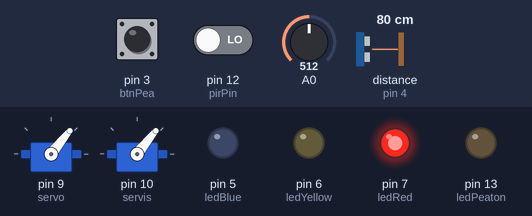
This sketch was run on a simulated Arduino Uno, built with avr-gcc and run on an emulated ATmega328P. On the bench: 2 × servo, output pins drawn as LEDs (lit = HIGH). The inputs (shaded band) are chosen by the test bench; at power-on: pin 3 (btnPea) HIGH, A0 = 512, distance to the obstacle (sensor on pin 4) 80 cm, pin 12 (pirPin) LOW.

Above: at 1.2 s.
1.3 s: pin 3 (btnPea) pulled LOW for 0.15 s
At 2.1 s:
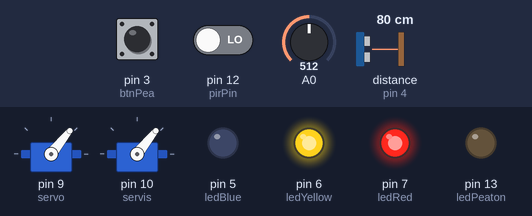
At 3.3 s:
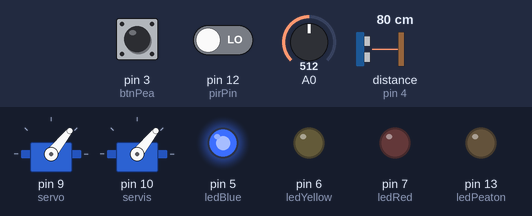
4.4 s: A0 set to 716
7.4 s: distance to the obstacle (sensor on pin 4) set to 2 cm
10.4 s: distance to the obstacle (sensor on pin 4) set to 14 cm
12.8 s: distance to the obstacle (sensor on pin 4) set to 17 cm
At 15.0 s:
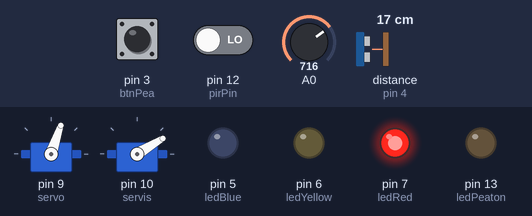
15.3 s: pin 12 (pirPin) driven HIGH
At 16.7 s:
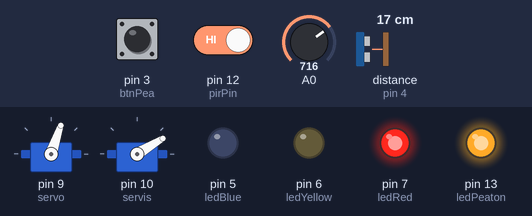
Timing chart, 0 to 17.8 s (numbered marks = the images above; inputs shaded):
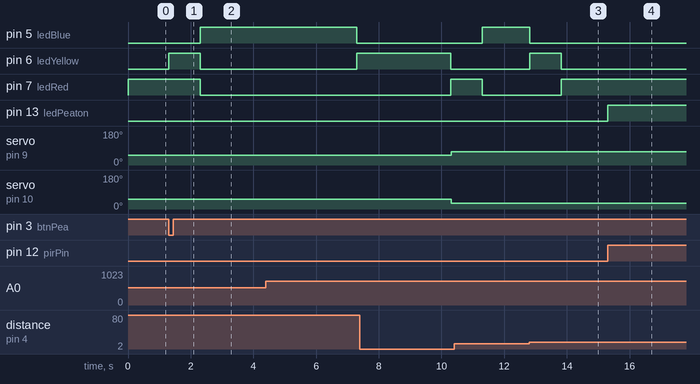

Measured:
- after the input at 1.3 s, pin 5 (ledBlue): LOW → HIGH after 1.0 s; pin 6 (ledYellow): LOW → HIGH at once, → LOW 1.0 s later; pin 7 (ledRed): HIGH → LOW after 1.0 s
- after the input at 12.8 s, pin 5 (ledBlue): HIGH → LOW at once; pin 6 (ledYellow): LOW → HIGH at once, → LOW 1.0 s later; pin 7 (ledRed): LOW → HIGH after 1.0 s
- after the input at 15.3 s, pin 13 (ledPeaton): LOW → HIGH at once

The sketch:

Semaforo_dinamico.ino
```cpp
#include <NewPing.h>

#include <Servo.h>

Servo servo;
Servo servis;

int pirPin = 12;

//Foquito peaton
int ledPeaton = 13;


NewPing sonar (4, 4, 15); //pin 4en ambos, 15 cm de distancia maxima
int btnPea = 3,
    prox = 4,
    ledRed = 7,
    ledBlue = 5,
    ledYellow = 6;
void setup() {
  Serial.begin(9600);

  //Codigo del pir
  pinMode(pirPin, INPUT);
  //Foquito peaton
  pinMode(ledPeaton, OUTPUT);
  servo.attach(9);
  servis.attach(10);

  // put your setup code here, to run once:
  pinMode(btnPea, INPUT_PULLUP);
  pinMode(prox, INPUT);
  pinMode(ledBlue, OUTPUT);
  pinMode(ledRed, OUTPUT);
  pinMode(ledYellow, OUTPUT);

}

void loop() {

  servo.write(analogRead(A0) / 10);
  servis.write(102 - analogRead(A0) / 10);
  if (digitalRead(btnPea) == LOW) {
    digitalWrite(ledYellow, HIGH);
    delay(1000);
    digitalWrite(ledRed, LOW);
    digitalWrite(ledYellow, LOW);
    digitalWrite(ledBlue, HIGH);
    delay(5000);
    digitalWrite(ledRed, LOW);
    digitalWrite(ledYellow, HIGH);
    digitalWrite(ledBlue, LOW);
    delay(3000);
    digitalWrite(ledRed, HIGH);
    digitalWrite(ledYellow, LOW);
    digitalWrite(ledBlue, LOW);
  } else if (sonar.ping_cm() <= 15 && sonar.ping_cm() != 0) {
    delay(1000);
    while (sonar.ping_cm() <= 15 && sonar.ping_cm() != 0) {
      digitalWrite(ledRed, LOW);
      digitalWrite(ledYellow, LOW);
      digitalWrite(ledBlue, HIGH);
      delay(300);
    }
    digitalWrite(ledRed, LOW);
    digitalWrite(ledYellow, HIGH);
    digitalWrite(ledBlue, LOW);
    delay(1000);
    digitalWrite(ledRed, HIGH);
    digitalWrite(ledYellow, LOW);
    digitalWrite(ledBlue, LOW);

  } else {
    digitalWrite(ledRed, HIGH);
    digitalWrite(ledYellow, LOW);
    digitalWrite(ledBlue, LOW);
  }

  int pirValue = digitalRead(pirPin);
  if (pirValue == HIGH) {
    digitalWrite(ledPeaton, HIGH);
  }
  // put your main code here, to run repeatedly:

}
```
